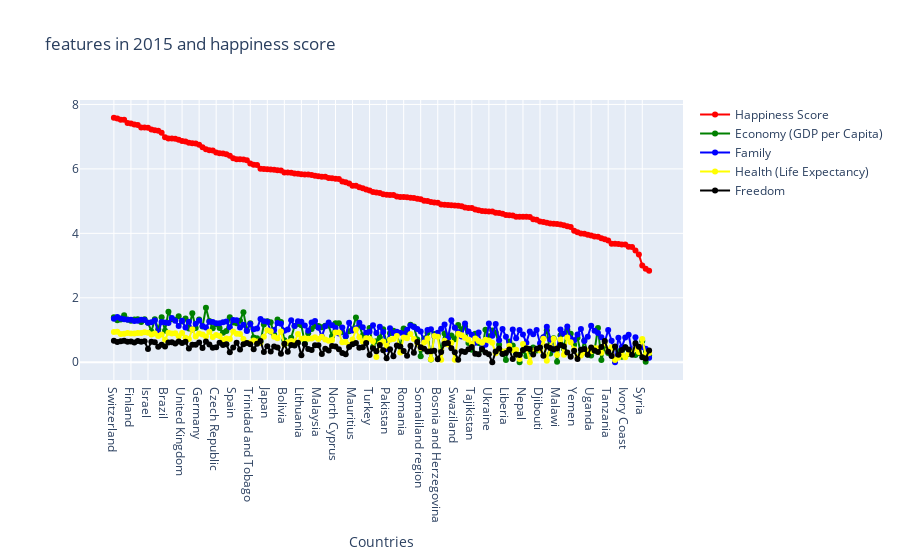

Source (notebook cell):
### Code cell
line_chart_feature(year_2015, ['Happiness Score', 'Economy (GDP per Capita)','Family','Health (Life Expectancy)','Freedom'], '2015')

### Figure 1 — Plotly figure (JSON) as saved in the notebook; plotly's stock layout.template omitted (floating-point values rounded to 4 significant figures; data arrays with more than 128 entries replaced by an {"elided": "..."} marker saying what was removed)
{"data": [{"marker": {"color": "red"}, "mode": "lines+markers", "name": "Happiness Score", "text": {"elided": "158 str values"}, "type": "scatter", "x": {"elided": "158 str values"}, "y": {"elided": "158 float values"}}, {"marker": {"color": "green"}, "mode": "lines+markers", "name": "Economy (GDP per Capita)", "text": {"elided": "158 str values"}, "type": "scatter", "x": {"elided": "158 str values"}, "y": {"elided": "158 float values"}}, {"marker": {"color": "blue"}, "mode": "lines+markers", "name": "Family", "text": {"elided": "158 str values"}, "type": "scatter", "x": {"elided": "158 str values"}, "y": {"elided": "158 float values"}}, {"marker": {"color": "yellow"}, "mode": "lines+markers", "name": "Health (Life Expectancy)", "text": {"elided": "158 str values"}, "type": "scatter", "x": {"elided": "158 str values"}, "y": {"elided": "158 float values"}}, {"marker": {"color": "black"}, "mode": "lines+markers", "name": "Freedom", "text": {"elided": "158 str values"}, "type": "scatter", "x": {"elided": "158 str values"}, "y": {"elided": "158 float values"}}], "layout": {"hovermode": "x unified", "title": {"text": "features in 2015 and happiness score"}, "xaxis": {"ticklen": 5, "title": {"text": "Countries"}, "zeroline": false, "type": "category", "range": [-9.611, 166.6], "autorange": true}, "yaxis": {"type": "linear", "range": [-0.6077, 8.195], "autorange": true}, "autosize": true}}
